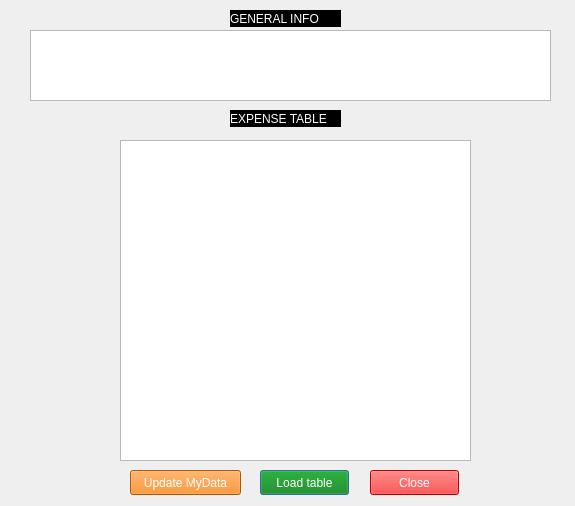
<?xml version="1.0" encoding="UTF-8"?>
<ui version="4.0">
 <class>admin</class>
 <widget class="QDialog" name="admin">
  <property name="geometry">
   <rect>
    <x>0</x>
    <y>0</y>
    <width>575</width>
    <height>506</height>
   </rect>
  </property>
  <property name="cursor">
   <cursorShape>ArrowCursor</cursorShape>
  </property>
  <property name="windowTitle">
   <string>Admin Panel</string>
  </property>
  <property name="windowIcon">
   <iconset resource="resource.qrc">
    <normaloff>:/resources/img/exmgmtlogo.png</normaloff>:/resources/img/exmgmtlogo.png</iconset>
  </property>
  <widget class="QTableView" name="mainInfo">
   <property name="geometry">
    <rect>
     <x>30</x>
     <y>30</y>
     <width>521</width>
     <height>71</height>
    </rect>
   </property>
   <property name="styleSheet">
    <string notr="true"/>
   </property>
  </widget>
  <widget class="QPushButton" name="pushButton">
   <property name="geometry">
    <rect>
     <x>260</x>
     <y>470</y>
     <width>89</width>
     <height>25</height>
    </rect>
   </property>
   <property name="styleSheet">
    <string notr="true">color:white;
background-color:green;</string>
   </property>
   <property name="text">
    <string>Load table</string>
   </property>
  </widget>
  <widget class="QPushButton" name="pushButton_2">
   <property name="geometry">
    <rect>
     <x>370</x>
     <y>470</y>
     <width>89</width>
     <height>25</height>
    </rect>
   </property>
   <property name="styleSheet">
    <string notr="true">color:white;
background-color:red;</string>
   </property>
   <property name="text">
    <string>Close</string>
   </property>
  </widget>
  <widget class="QTableView" name="dailyInfo">
   <property name="geometry">
    <rect>
     <x>120</x>
     <y>140</y>
     <width>351</width>
     <height>321</height>
    </rect>
   </property>
   <property name="styleSheet">
    <string notr="true"/>
   </property>
  </widget>
  <widget class="QLabel" name="label_2">
   <property name="geometry">
    <rect>
     <x>230</x>
     <y>110</y>
     <width>111</width>
     <height>17</height>
    </rect>
   </property>
   <property name="styleSheet">
    <string notr="true">background-color:black;
color:white;</string>
   </property>
   <property name="text">
    <string>EXPENSE TABLE</string>
   </property>
  </widget>
  <widget class="QLabel" name="label_3">
   <property name="geometry">
    <rect>
     <x>230</x>
     <y>10</y>
     <width>111</width>
     <height>17</height>
    </rect>
   </property>
   <property name="styleSheet">
    <string notr="true">background-color:black;
color: rgb(123, 174, 60);
color:white;</string>
   </property>
   <property name="text">
    <string>GENERAL INFO</string>
   </property>
  </widget>
  <widget class="QPushButton" name="pushButton_3">
   <property name="geometry">
    <rect>
     <x>130</x>
     <y>470</y>
     <width>111</width>
     <height>25</height>
    </rect>
   </property>
   <property name="styleSheet">
    <string notr="true">background-color:rgb(245, 121, 0);
color:white;</string>
   </property>
   <property name="text">
    <string>Update MyData</string>
   </property>
  </widget>
 </widget>
 <resources>
  <include location="resource.qrc"/>
 </resources>
 <connections/>
</ui>
